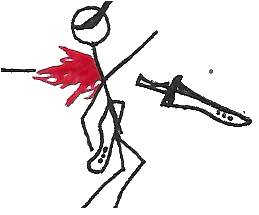
#> input picture tools/pencil-vector/subjects/dying_iso.png, 259 x 215 px, found by its file name; its folder holds 3 pictures in this run
$ python hug_compare.py
#> lines starting #> are read from the running program, lines starting #| are printed output that depends on the picture; after the words box and inside, x2 and y2 are one past the last pixel; in counts of white or black regions, pixels touching at a corner belong together
### tools/pencil-vector/ink.py
"""Ingest and ink determination (plan §5).

The one destructive stage: it decides which pixels are ink and computes the
scale everything else is measured in. A component may be dropped here only on
imaging grounds (paper grain, speckle), never semantic ones.

Outputs: the binary ink mask, its Euclidean distance transform, and `w`, the
modal pen width. `w` is the single most important derived constant downstream.
"""
from __future__ import annotations

import itertools
from dataclasses import dataclass, field

import numpy as np
from PIL import Image
from scipy import ndimage
from scipy.cluster.vq import kmeans2
from skimage.color import hsv2rgb, rgb2hsv, rgb2lab
from skimage.filters import threshold_otsu, threshold_sauvola
from skimage.morphology import skeletonize

# Nothing here is a raw-pixel constant: every spatial threshold is a multiple of the pen
# width `w` (plan §5), so a scan vectorizes the same whatever DPI it was captured at. The
# one exception is TARGET_W itself -- the pixel scale we normalize *to*, so w is constant.
GRAIN_W2 = 0.5          # speckle floor: drop ink components smaller than this * w^2 (paper grain
                        # is ~a fraction of a pen width across, not a fixed pixel count)
SAUVOLA_W = 2.9         # Sauvola local-threshold window, in pen widths (a few w spans the local
                        # contrast the child's uneven pencil needs); realized as an odd px window
DARK_ABS = 0.4          # any pixel this dark is ink regardless of local contrast: Sauvola
                        # otherwise carves false holes out of a large uniform-dark fill
MIN_HOLE_W2 = 0.79      # keep an interior hole only if at least ~a pen width across (0.79
                        # w^2 = area of a disc of diameter w); the pen can't carve a smaller
                        # one, so it is imaging noise. Filled at ingest (so a fill isn't left
                        # notched around it) and re-checked when holes are traced.

# Dynamic resolution (§5): a scan is drawn at whatever DPI it was captured at, so the native pen
# width varies. We supersample (LANCZOS) toward a consistent effective pen width -- thin walls and
# small holes that pinch shut at the native pixel scale then resolve into their true shape. The
# factor is picked from the measured native width; every downstream tolerance is a multiple of the
# resulting `w`, so the constants themselves carry no pixel scale (they track the pen at any DPI).
TARGET_W = 13.0         # effective working pen width to supersample toward
SCALE_MAX = 3           # never blow the image up by more than this. 3x already carries the native pen
                        # past TARGET_W (upscaling + re-thresholding fattens strokes ~2x), so a 4th step
                        # only quadruples the per-op cost of a whole colour drawing for no visible gain
                        # (a thin scan measured 18.4px at 4x vs 14.5px at 3x -- same vectorization, 2x slower)

# Colour determination (§5): a scan is drawn with a few discrete pencil/pen
# colours, no gradients, and each pixel is exactly one colour (marks abut, never overlap).
# So we QUANTIZE the ink into a small canonical palette -- an achromatic "pencil-black" for
# everything under CHROMA_ABS, and chromatic clusters merged into perceptual colours (§MERGE_AB).
# Each colour is a separate entity downstream, rendered in an idealized
# (clean, saturated) version of its hue, so a red mark abutting a black line stays a distinct
# red region instead of binarizing into one thick black blob that swallows the line.
CHROMA_ABS = 0.08       # absolute RGB spread (max-min, 0..1) below this is pencil-black, not a colour. Unlike
                        # Lab chroma it doesn't collapse as a colour darkens, and unlike HSV saturation it
                        # isn't amplified into noise for near-black pixels -- so a DARK reddish stroke stays
                        # chromatic (mapped to its own colour area) while grey pencil stays black.
# k-means over-segments a shaded colour into several clusters; merge them back by PERCEPTUAL distance
# (Lab a/b) rather than hue (which is unstable for desaturated colours near the red axis -- two browns
# read as different hues). But a plain distance can't tell a shading split (one object, clusters
# INTERWOVEN -> merge) from two genuinely-different adjacent colours (a reddish patch sitting in a brown
# pole -> keep): the reddish/brown pair is as close as the shading split. Spatial interpenetration
# breaks the tie -- interwoven clusters have most of their pixels near each other; a distinct patch
# touches its host only along a seam. So the allowed merge distance widens with mutual contact.
MERGE_AB = 11.0         # base Lab a/b distance under which two clusters are the same colour outright
MERGE_GAIN = 30.0       # ...extended by this * their mutual spatial-contact fraction (0..1)
MERGE_R = 0.3           # contact = fraction of a cluster within this * pen-width of the other
COLOR_MIN_FRAC = 0.03   # drop a chromatic cluster smaller than this fraction of chromatic ink
IDEAL_S_MIN, IDEAL_S_MAX = 0.30, 0.72   # idealize by cleaning SATURATION into this band while
                                        # keeping the measured value -- a light touch, so a
                                        # muted reddish-brown stays reddish-brown, not a vivid red
BLACK = (35, 35, 35)    # canonical pencil-black


@dataclass
class Ink:
    mask: np.ndarray        # bool (H,W) ink, at the working (supersampled) scale
    dist: np.ndarray        # float (H,W) EDT of the mask
    w: float                # modal pen width (at the working scale)
    scale: int = 1          # supersample factor applied to the native scan (§5)
    labels: np.ndarray | None = None    # (H,W) colour id per ink pixel (-1 paper); None = all black
    palette: list = field(default_factory=lambda: [BLACK])   # colour id -> idealized (r,g,b)


def _pen_width(mask: np.ndarray, dist: np.ndarray) -> float:
    """`w` = mode of the medial-axis half-width, doubled (§5) -- the width the child drew MOST,
    robust to a few fat blobs or thin tails. It is the unit every downstream tolerance is a multiple
    of, so no stage carries a raw pixel constant. A parabolic fit to the peak bin recovers a sub-pixel mode."""
    radii = dist[skeletonize(mask)]
    radii = radii[radii > 0]
    if radii.size == 0:
        return 1.0
    hi = max(2.0, float(radii.max()))
    counts, edges = np.histogram(radii, bins=np.arange(0.0, hi + 0.5, 0.5))
    i = int(counts.argmax())
    peak = 0.5 * (edges[i] + edges[i + 1])
    if 0 < i < len(counts) - 1:
        c0, c1, c2 = float(counts[i - 1]), float(counts[i]), float(counts[i + 1])
        denom = c0 - 2.0 * c1 + c2
        if denom < 0.0:                                    # a genuine peak -- shift within [-¼,+¼] bin
            peak += 0.25 * (c0 - c2) / denom
    return float(2.0 * peak)


def _sauvola_window(w: float) -> int:
    """Odd Sauvola window ~SAUVOLA_W pen widths wide (never below 3px)."""
    return max(3, int(round(SAUVOLA_W * w)) | 1)


def _chroma(rgb01: np.ndarray | None) -> np.ndarray | None:
    """Per-pixel absolute RGB spread (max-min, 0..1); None for greyscale. A darkness-independent colour
    signal -- paper is achromatic (~0), pigment is not -- shared with the palette gate (§CHROMA_ABS)."""
    return None if rgb01 is None else rgb01.max(2) - rgb01.min(2)


def _binarize(gray: np.ndarray, thresh_bias: float, window: int,
              chroma: np.ndarray | None = None) -> np.ndarray:
    """Gray (0..1) -> bool ink mask. Local (Sauvola) threshold handles the uneven
    illumination of pencil on paper where global Otsu underperforms. `window` is sized to
    the pen width by the caller so the neighborhood is a fixed number of pen widths at any DPI."""
    thr = threshold_sauvola(gray, window_size=window)
    # Sauvola alone flags texture inside large blank areas, so require the pixel be
    # genuinely darker than mid-gray too (paper stays paper). But Sauvola also *misses*
    # the interior of a large uniform-dark fill (no local contrast there) -- so accept
    # any absolutely-dark pixel as ink as well, or that interior becomes a false hole.
    ink = ((gray < thr + thresh_bias) | (gray < DARK_ABS + thresh_bias)) & (gray < 0.65 + thresh_bias)
    # The absolute-dark floor only rescues a DARK fill; a mid-tone COLOURED fill (a brown flagpole,
    # gray just above DARK_ABS) is missed by both it and Sauvola, leaving a false hole in the middle
    # of clearly-drawn colour. Paper is achromatic, so any strongly chromatic pixel is ink regardless
    # of luminance. No effect on greyscale/black-only art (chroma is None / ~0 everywhere).
    if chroma is not None:
        ink = ink | (chroma >= CHROMA_ABS)
    return ink


def _otsu_w(gray: np.ndarray, thresh_bias: float) -> float:
    """A rough modal pen width via a window-FREE global (Otsu) threshold -- carries no pixel-scale
    window, so it breaks the chicken-and-egg of sizing the Sauvola window before knowing w."""
    try:
        t = float(threshold_otsu(gray))
    except Exception:
        t = 0.5
    rough = (gray < min(t, 0.65) + thresh_bias) | (gray < DARK_ABS + thresh_bias)
    if not rough.any():
        return 1.0
    return _pen_width(rough, ndimage.distance_transform_edt(rough))


def _ink_mask(gray: np.ndarray, thresh_bias: float,
              chroma: np.ndarray | None = None) -> tuple[np.ndarray, float]:
    """The Sauvola ink mask and its modal pen width, window bootstrapped from the Otsu-rough width. The
    mode -- the width the child drew MOST -- is the right characteristic width even for a two-width
    drawing (the flag's thin emblem vs its fat field): it follows the dominant stroke population, so the
    resize factor derived from it takes that population to TARGET_W rather than an in-between median."""
    mask = _binarize(gray, thresh_bias, _sauvola_window(_otsu_w(gray, thresh_bias)), chroma)
    return mask, _pen_width(mask, ndimage.distance_transform_edt(mask))


def _pick_scale(w_native: float) -> int:
    """Integer supersample factor that brings the native pen width up toward TARGET_W (up-sampling only;
    LANCZOS can't invent detail, so a high-DPI scan is left at native and normalized by the w-relative
    tolerances rather than resized down)."""
    return int(min(SCALE_MAX, max(1, round(TARGET_W / max(w_native, 1e-3)))))


def _merge_clusters(lb: np.ndarray, cxy: np.ndarray, crgb: np.ndarray,
                    shape: tuple, w: float) -> np.ndarray:
    """Single-linkage merge of the k-means clusters into perceptual colours (see MERGE_AB). Two clusters
    join when their mean Lab a/b distance is under MERGE_AB, widened by MERGE_GAIN * their mutual spatial
    contact -- a shaded colour split into interwoven clusters re-merges, a distinct patch that only seams
    its host stays its own colour. Returns lb with each pixel relabelled to its component representative."""
    ids = list(np.unique(lb))
    if len(ids) <= 1:
        return lb
    H, W = shape
    r = max(1, int(round(MERGE_R * w)))
    img = {}; dil = {}
    for c in ids:
        m_ = np.zeros((H, W), bool); sel = cxy[lb == c]; m_[sel[:, 0], sel[:, 1]] = True
        img[c], dil[c] = m_, ndimage.binary_dilation(m_, iterations=r)
    abv = {c: rgb2lab(crgb[lb == c].mean(0)[None, None, :])[0, 0, 1:] for c in ids}
    parent = {c: c for c in ids}

    def find(x):
        while parent[x] != x:
            parent[x] = parent[parent[x]]; x = parent[x]
        return x

    for a, b in itertools.combinations(ids, 2):
        contact = min((img[a] & dil[b]).sum() / max(1, img[a].sum()),
                      (img[b] & dil[a]).sum() / max(1, img[b].sum()))
        if np.linalg.norm(abv[a] - abv[b]) < MERGE_AB + MERGE_GAIN * contact:
            parent[find(a)] = find(b)
    out = lb.copy()
    for c in ids:
        out[lb == c] = find(c)
    return out


def _quantize_colors(rgb: np.ndarray, mask: np.ndarray, w: float) -> tuple[np.ndarray, list]:
    """Partition the ink into a small canonical palette (see CHROMA_ABS/MERGE_AB).

    `rgb` is 0..1 at the working scale. Returns a colour-id map (-1 = paper, 0 = pencil-black,
    1.. = chromatic) and the idealized palette. Chromatic pixels are k-means clustered in Lab
    (a,b), clusters of one perceptual colour are merged (spatially-aware, §_merge_clusters), tiny
    ones dropped; each surviving colour renders as its hue cleanly saturated. Achromatic ink (and
    pixels a colour didn't claim, e.g. filled sub-pen holes) fall to pencil-black."""
    labels = np.full(mask.shape, -1, int)
    labels[mask] = 0
    palette = [BLACK]
    ab = rgb2lab(rgb)[..., 1:]                       # cluster + merge in Lab...
    chroma = rgb.max(2) - rgb.min(2)                 # ...but gate chromatic-vs-black on the absolute RGB spread
    idx = np.argwhere(mask)
    px_ab = ab[mask]
    chro = chroma[mask] >= CHROMA_ABS
    if chro.sum() <= 0.01 * max(1, mask.sum()):
        return labels, palette                      # essentially monochrome
    cab, crgb, cxy = px_ab[chro], rgb[mask][chro], idx[chro]
    k = min(6, max(1, int(chro.sum() // 120)))
    _, lb = kmeans2(cab, k, minit="++", seed=0, missing="warn")
    lb = _merge_clusters(lb, cxy, crgb, mask.shape, w)

    def mean_hsv(c):
        return rgb2hsv(crgb[lb == c].mean(0)[None, None, :])[0, 0]

    for c in np.unique(lb):
        if (lb == c).sum() < COLOR_MIN_FRAC * len(cab):
            continue
        sel = cxy[lb == c]
        labels[sel[:, 0], sel[:, 1]] = len(palette)
        h, s, v = mean_hsv(c)                         # keep the value, clean the saturation
        rgb_id = hsv2rgb(np.array([[[h, min(IDEAL_S_MAX, max(IDEAL_S_MIN, s)), v]]]))[0, 0]
        palette.append(tuple(int(val) for val in rgb_id * 255))
    return labels, palette


def ingest(rgb: np.ndarray, thresh_bias: float = 0.0, scale: int | None = None) -> Ink:
    """RGB uint8 image -> Ink, supersampled so the pipeline runs at a consistent
    effective pen width (§5). Pass `scale` to force a factor; otherwise it is
    chosen from the native pen width (`scale=1` reproduces the native behaviour).

    `thresh_bias` nudges the ink threshold (used by the ID-stability test to
    perturb binarization a few percent and check identities still hold)."""
    color = rgb.ndim == 3
    gray = rgb.mean(2) / 255.0 if color else rgb / 255.0
    rgb01 = rgb.astype(float) / 255.0 if color else None

    if scale is None:                       # measure native w (w-relative window), then pick the factor
        scale = _pick_scale(_ink_mask(gray, thresh_bias, _chroma(rgb01))[1])
    if scale > 1:                           # LANCZOS keeps antialiased walls/holes crisp
        h, w_ = gray.shape
        gray = np.asarray(Image.fromarray((gray * 255).astype(np.uint8))
                          .resize((w_ * scale, h * scale), Image.LANCZOS), float) / 255.0
        if color:
            rgb01 = np.asarray(Image.fromarray((rgb01 * 255).astype(np.uint8))
                               .resize((w_ * scale, h * scale), Image.LANCZOS), float) / 255.0

    mask, w = _ink_mask(gray, thresh_bias, _chroma(rgb01))  # Sauvola window sized to the pen width
    dist = ndimage.distance_transform_edt(mask)

    # Speckle rejection on imaging grounds only: drop paper-grain components smaller than a fraction
    # of a pen width across (GRAIN_W2 * w^2) -- a w-relative floor, not a fixed pixel count.
    lab, n = ndimage.label(mask, structure=np.ones((3, 3)))
    if n:
        areas = ndimage.sum(np.ones_like(lab), lab, index=np.arange(1, n + 1))
        keep = np.isin(lab, 1 + np.where(areas > GRAIN_W2 * w * w)[0])
        mask = mask & keep
        dist = ndimage.distance_transform_edt(mask)
        w = _pen_width(mask, dist)

    # Fill enclosed hollows smaller than a pen width across: the pen can't carve them, so
    # they are imaging noise, not real holes. Doing it here (not only dropping them when
    # holes are traced) also reconnects the thin ink around such a hollow to the solid --
    # otherwise a fill is left with a notch where the sub-pen hole sat.
    holes = ndimage.binary_fill_holes(mask) & ~mask
    if holes.any():
        hl, hn = ndimage.label(holes, structure=np.ones((3, 3)))
        area = ndimage.sum(np.ones_like(hl), hl, index=np.arange(1, hn + 1))
        tiny = np.isin(hl, 1 + np.where(area < MIN_HOLE_W2 * w * w)[0])
        if tiny.any():
            mask = mask | tiny
            dist = ndimage.distance_transform_edt(mask)

    if color:                               # §5: quantize the ink into a canonical palette
        labels, palette = _quantize_colors(rgb01, mask, w)
    else:
        labels, palette = None, [BLACK]
    return Ink(mask=mask, dist=dist, w=w, scale=scale, labels=labels, palette=palette)

### tools/pencil-vector/hug_compare.py
"""Hug vs arcs: the spline fit rendered two ways, side by side, for every scan --
  hug   = the idealized geometry SAMPLED (dump/render primitives=False -> reconstruct); it hugs the curve
  arcs  = the compact line/arc primitives (primitives=True -> path_d); fewer data points, but the
          chords/arcs can pull off the smooth curve.
Each panel shows the asset raster with a deviation overlay (orange = drawn past the ink, purple = missed
ink), plus the data-point count and total pixels-off. Generated -> hug_compare.html (a new artifact)."""
import os, sys, io, base64, re, warnings
warnings.filterwarnings("ignore")
HERE = os.path.dirname(os.path.abspath(__file__)); sys.path.insert(0, HERE)
import numpy as np
from PIL import Image
import fit
import raster
from vectorize import vectorize
from ink import ingest
from svgdump import dump

ISO = os.path.join(HERE, "..", "scan-to-svg", "out", "%s_iso.png")
OUT = os.path.join(HERE, "hug_compare.html")
SUBJECTS = [("dying", "Hit soldier"), ("soldier", "Gunner’s SMG"), ("cannon", "Wheeled cannon"),
            ("mg", "Mounted MG"), ("flag", "Capture flag")]

PAPER, BLACK, ORANGE, PURPLE = (247, 244, 239), (32, 32, 32), (232, 120, 40), (150, 120, 210)
_VISPATH = re.compile(r'data-(?:blob|edge)="[^"]*"[^>]*?\bd="([^"]*)"')
_CMD = re.compile(r'[MLHVCSQTAZ]', re.I)


def png_b64(arr):
    bio = io.BytesIO(); Image.fromarray(arr).save(bio, format="PNG", optimize=True)
    return base64.b64encode(bio.getvalue()).decode()


def count_pts(g, prim):
    return sum(len(_CMD.findall(m.group(1))) for m in _VISPATH.finditer(dump(g, charm=0.0, primitives=prim)))


# [9 lines left out: function panel, not called in this run]


rows, summary = "", []
for key, name in SUBJECTS:
    ink = ingest(np.asarray(Image.open(ISO % key).convert("RGB")))
#> in ingest, `color = rgb.ndim == 3`: color = True
#> in _chroma, `return None if rgb01 is None else rgb01.max(2) - rgb01.min(2)`:
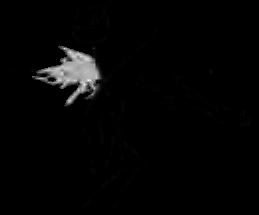
#> returned value: shape (215, 259) float64; min 0, max 0.984, mean 0.019
#> in _otsu_w, `t = float(threshold_otsu(gray))`: t = 0.611
#> in _otsu_w, `rough = (gray < min(t, 0.65) + thresh_bias) | (gray < DARK_ABS + thres..`:
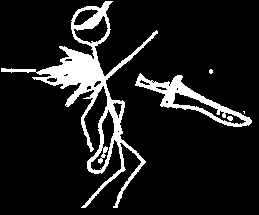
#> rough: shape (215, 259) bool; 11.2% white; 5 white regions (2 under 20 px), largest, box (x1, y1, x2, y2) and area: (1, 1, 158, 208) 4756, (135, 73, 252, 127) 1448, (227, 116, 233, 121) 24
#> in _pen_width, `radii = dist[skeletonize(mask)]`: radii = 1275 values, max 14.14 at index 282, min 1 at index 0, mean 2.72
#> in _pen_width, `hi = max(2.0, float(radii.max()))`: hi = 14.14
#> in _pen_width, `counts, edges = np.histogram(radii, bins=np.arange(0.0, hi + 0.5, 0.5))`: counts = 29 values, max 694 at index 4, min 0 at index 0, mean 43.97; edges = 30 values from 0 to 14.5
#> in _pen_width, `i = int(counts.argmax())`: i = 4
#> in _pen_width, `peak = 0.5 * (edges[i] + edges[i + 1])`: peak = 2.25
#> in _pen_width, `c0, c1, c2 = float(counts[i - 1]), float(counts[i]), float(counts[i + ..`: c0 = 0; c1 = 694; c2 = 46
#> in _pen_width, `denom = c0 - 2.0 * c1 + c2`: denom = -1342
#> in _pen_width, `peak += 0.25 * (c0 - c2) / denom`: peak = 2.26
#> in _binarize, `thr = threshold_sauvola(gray, window_size=window)`:
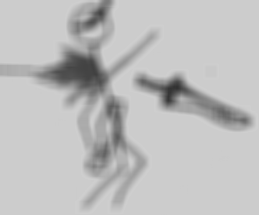
#> thr: shape (215, 259) float64; min 0.198, max 0.812, mean 0.745
#> in _binarize, `ink = ink | (chroma >= CHROMA_ABS)`:
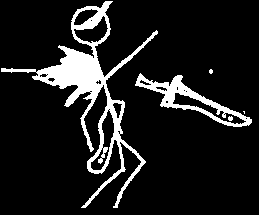
#> ink: shape (215, 259) bool; 11.4% white; 5 white regions (2 under 20 px), largest, box (x1, y1, x2, y2) and area: (1, 1, 158, 208) 4914, (135, 73, 252, 127) 1418, (228, 116, 233, 121) 20
#> in ingest, `scale = _pick_scale(_ink_mask(gray, thresh_bias, _chroma(rgb01))[1])`: scale = 3
#> in ingest, `gray = np.asarray(Image.fromarray((gray * 255).astype(np.uint8)) .resi..`:
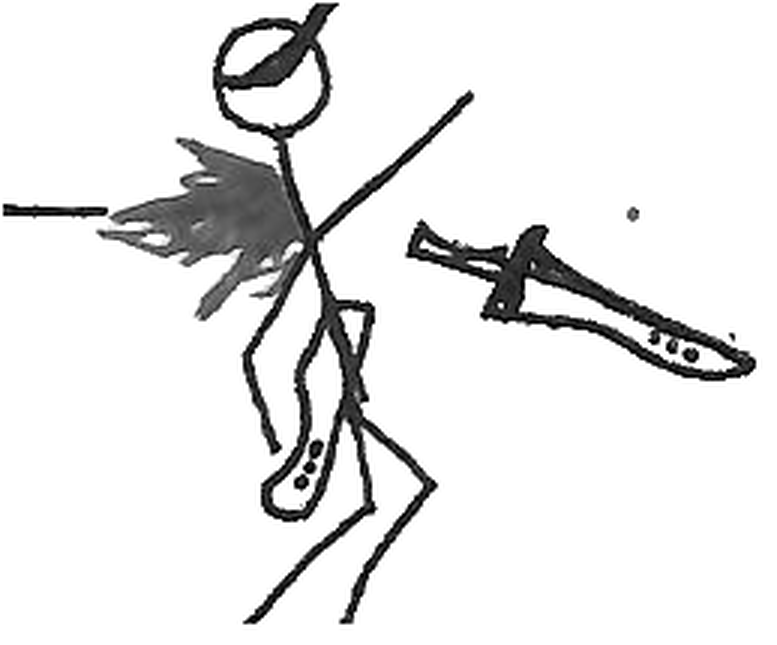
#> gray: shape (645, 777) float64; min 0, max 1, mean 0.91
#> in ingest, `rgb01 = np.asarray(Image.fromarray((rgb01 * 255).astype(np.uint8)) .re..`:
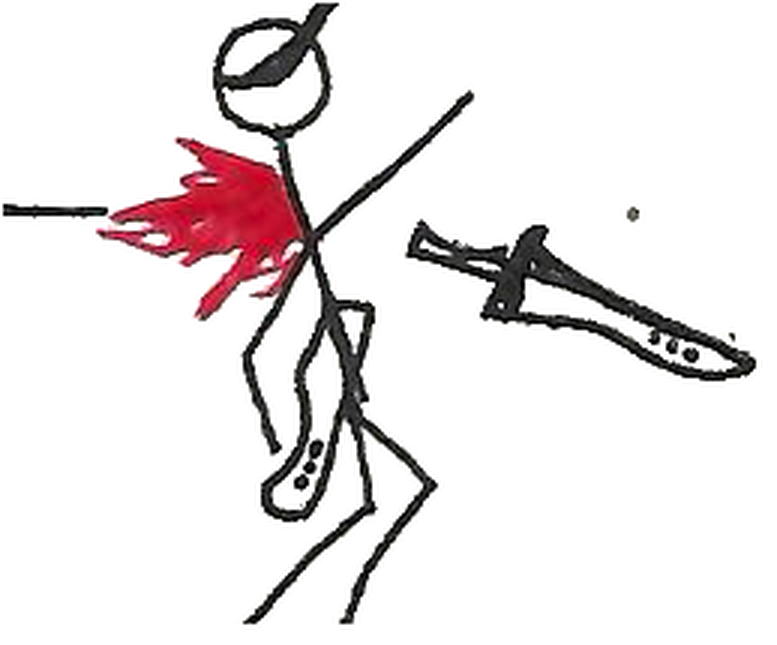
#> rgb01: shape (645, 777, 3) float64; mean of channels 0, 1, 2 0.922, 0.903, 0.906; drawn as R, G, B
#> call 2 of _otsu_w, with thresh_bias = 0
#> in _otsu_w (call 2), `t = float(threshold_otsu(gray))`: t = 0.615
#> in _otsu_w (call 2), `rough = (gray < min(t, 0.65) + thresh_bias) | (gray < DARK_ABS + thres..`:
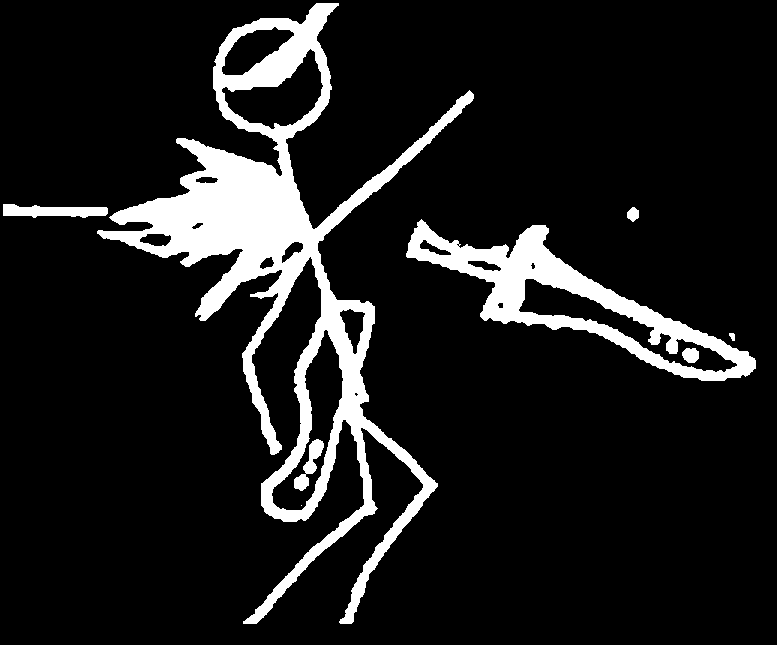
#> rough: shape (645, 777) bool; 11.1% white; 8 white regions (1 under 20 px), largest, box (x1, y1, x2, y2) and area: (97, 3, 474, 624) 40884, (406, 219, 756, 381) 12965, (3, 204, 108, 218) 1019
#> (the rest of the program and of its run is left out)
